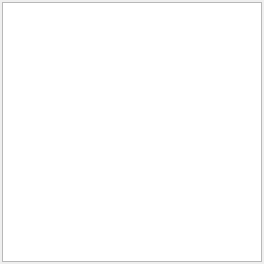
<?xml version="1.0" encoding="UTF-8"?>
<ui version="4.0">
 <class>BackgroundMapWidget</class>
 <widget class="QWidget" name="BackgroundMapWidget">
  <property name="geometry">
   <rect>
    <x>0</x>
    <y>0</y>
    <width>264</width>
    <height>264</height>
   </rect>
  </property>
  <property name="windowTitle">
   <string>Form</string>
  </property>
  <layout class="QVBoxLayout" name="verticalLayout">
   <property name="leftMargin">
    <number>2</number>
   </property>
   <property name="topMargin">
    <number>2</number>
   </property>
   <property name="rightMargin">
    <number>2</number>
   </property>
   <property name="bottomMargin">
    <number>2</number>
   </property>
   <item>
    <widget class="QGraphicsView" name="graphicsView">
     <property name="sizePolicy">
      <sizepolicy hsizetype="Fixed" vsizetype="Fixed">
       <horstretch>0</horstretch>
       <verstretch>0</verstretch>
      </sizepolicy>
     </property>
     <property name="minimumSize">
      <size>
       <width>260</width>
       <height>260</height>
      </size>
     </property>
     <property name="maximumSize">
      <size>
       <width>260</width>
       <height>260</height>
      </size>
     </property>
    </widget>
   </item>
  </layout>
 </widget>
 <resources/>
 <connections/>
</ui>
